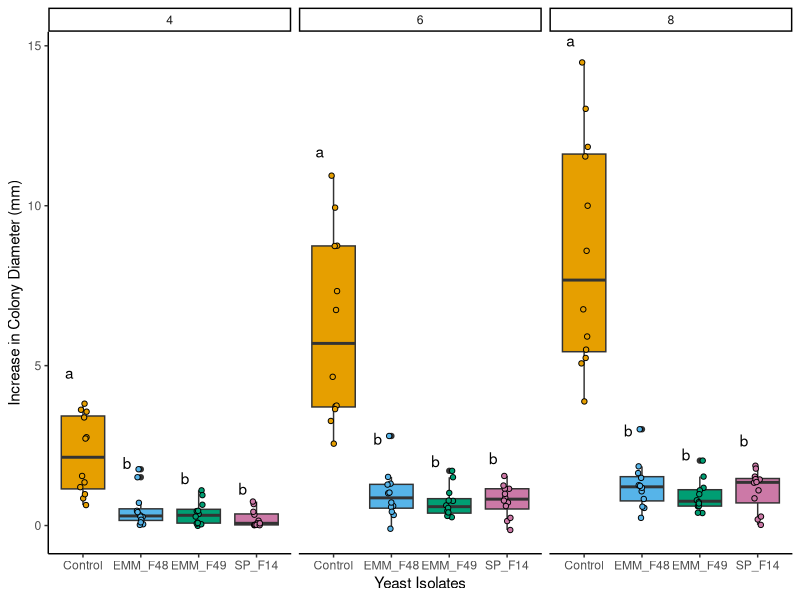
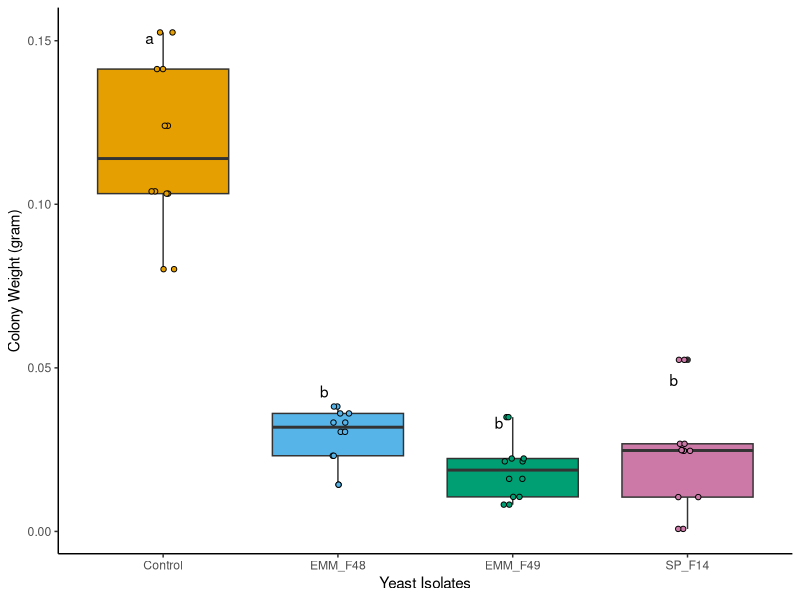
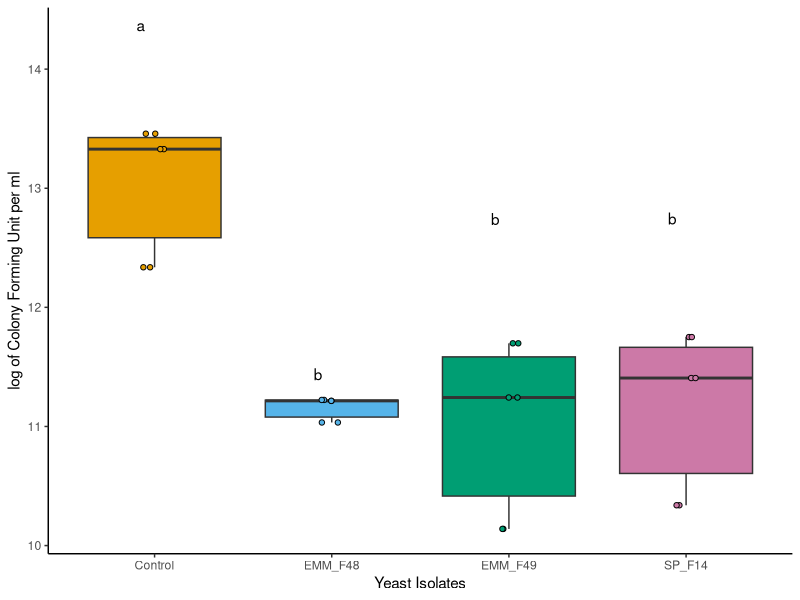
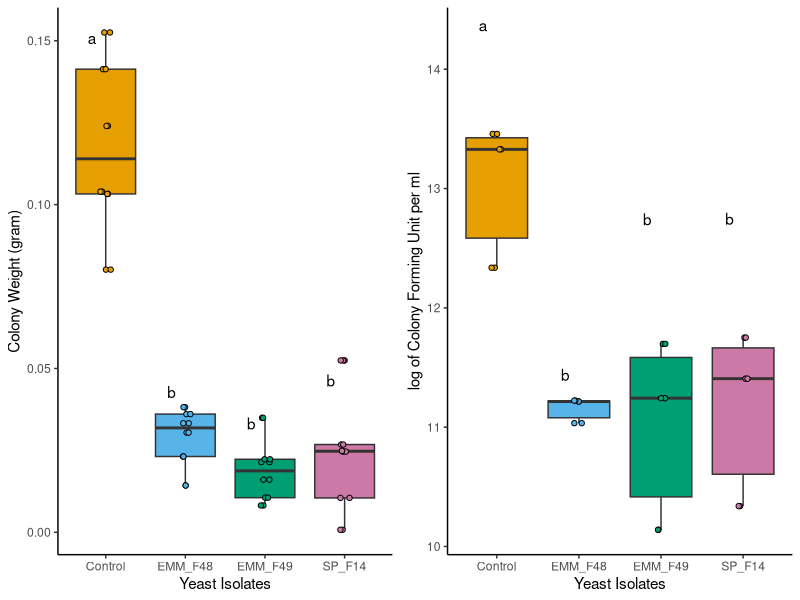
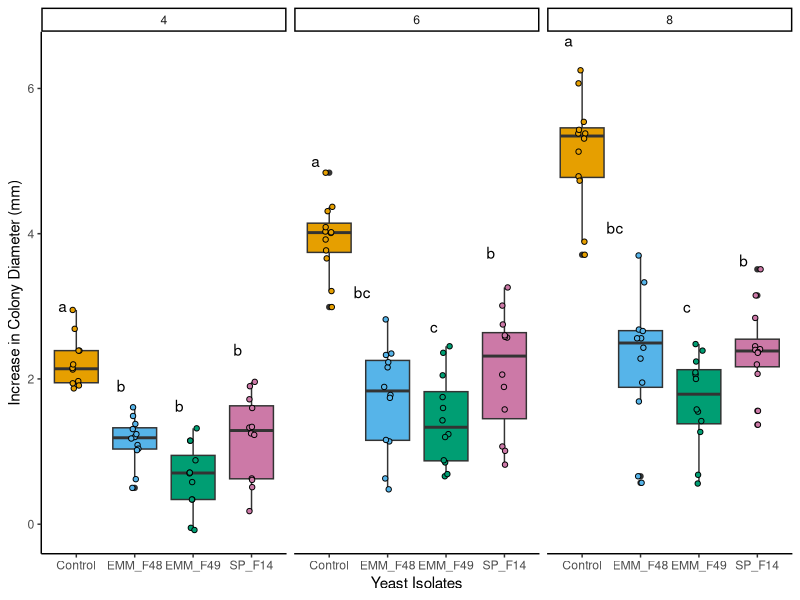
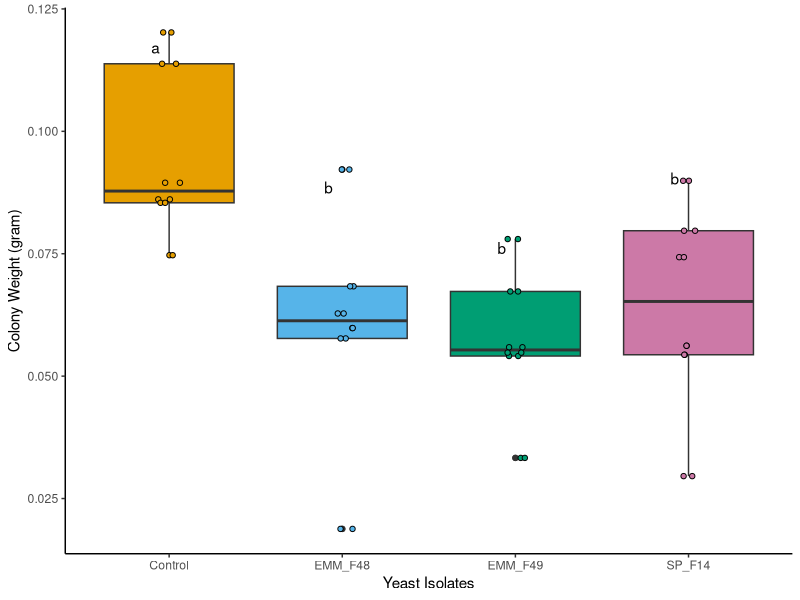
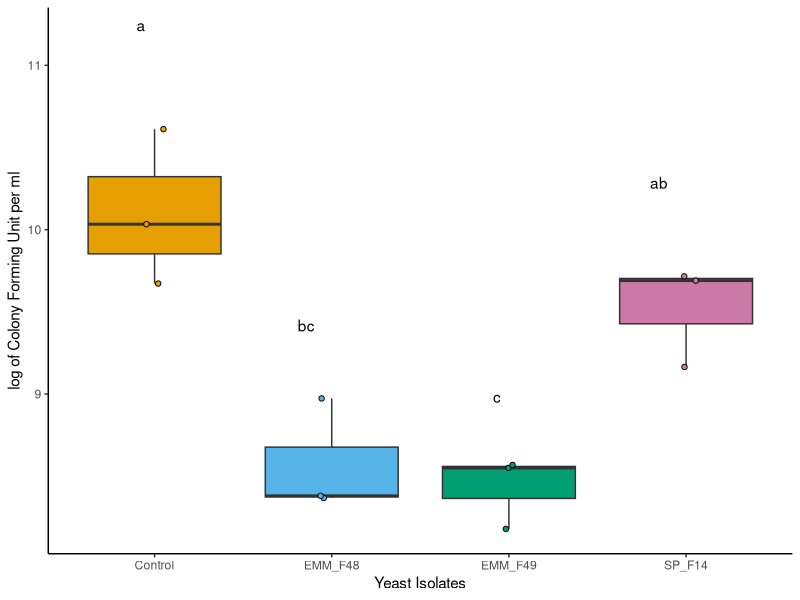
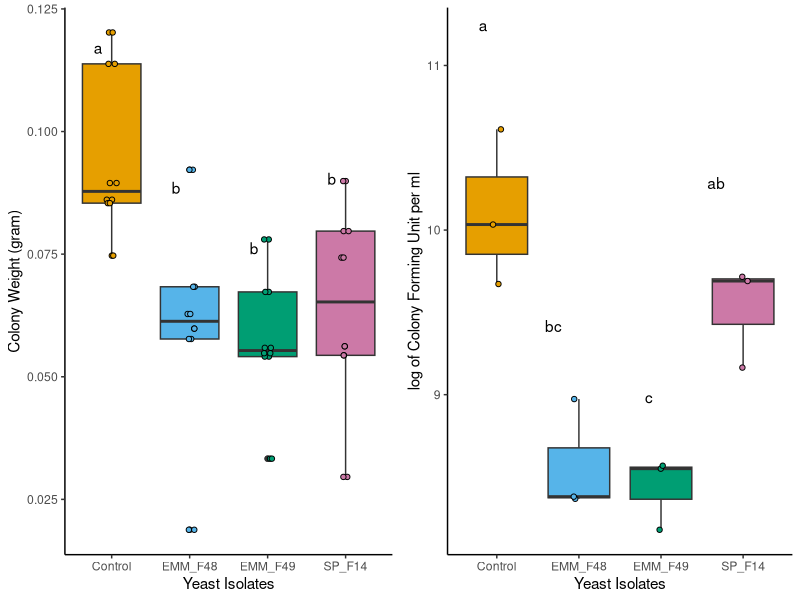

Source code (R) for these figures, in order:
## ---- chunk 1
#load the library
library(ggplot2)
library(tidyverse)
library(ggpubr)
library(rstatix)
library(emmeans)
library(multcomp)
library(multcompView)
library(dplyr)
library(tidyverse)
library(car)
## ---- chunk 2
#read data
BioRep1 <- read.csv("Splitplate/SplitPlateData/2024-09-16_SplitPlate_B52.csv", na.strings = "na")
#load the color palettes
cbbPalette <- c( "#E69F00", "#56B4E9", "#009E73", "#CC79A7")
#check the structure and see the data
str(BioRep1)
head(BioRep1)
#changing the variables into categorical data
BioRep1$Replication=as.factor(BioRep1$Replication)
BioRep1$Media=as.factor(BioRep1$Media)
BioRep1$Yeast=as.factor(BioRep1$Yeast)
BioRep1$DAI=as.factor(BioRep1$DAI)
## ---- chunk 3
#filter 1st data date and removing the 1st data since there was no growth associated with it. The data is considered to be the baseline for growth so since it violates the assumption of normality, we remove it from the analysis

filterdata1 <-BioRep1[BioRep1$Media == "YePDA"& BioRep1$DAI != 2,]
#load library
library(nlme)

#stats used for size
size1=lme(increase~Yeast*DAI, data = filterdata1,random=~1|Replication) #mixed effect model
size2=lm(increase ~ Yeast*DAI, data = filterdata1) #use simpler model
summary(size1)
anova(size1, size2) #to check if complex or simple model is better

#pairwise comparison
lsmeans.size1 <- emmeans(size1, ~ Yeast|DAI) 
# estimate lsmeans 
comp.size1 <- multcomp::cld(object = lsmeans.size1, alpha = 0.05, Letters = letters, reversed = TRUE, details = TRUE)
# contrast with Tukey ajustment 
comp.size1


# Extracting the letters for the bars
sig.diff.letters <- data.frame(comp.size1$emmeans$Yeast, 
                               comp.size1$emmeans$DAI,
                               str_trim(comp.size1$emmeans$.group))
colnames(sig.diff.letters) <- c("Yeast", 
                                "DAI",
                                "Letters")

# for plotting with letters from significance test
size1plot <- filterdata1 %>%
  group_by(Yeast, DAI) %>%
  dplyr::summarize(
    colonydiameter = mean(increase, na.rm=TRUE),
    se = sd(increase)/sqrt(3)) %>%
  left_join(sig.diff.letters) 


colonysize1 <- filterdata1 %>%
  ggplot(aes(x = Yeast, y = increase, group = Yeast, fill = Yeast)) +
  geom_boxplot()+
  geom_point(shape = 21, color = "black", position = position_jitterdodge(dodge.width = 0.9))+
   geom_text(data = size1plot, aes(label = Letters, y = colonydiameter+(3*se)), vjust = -0.75, hjust = 2) +
  ylab("Increase in Colony Diameter (mm)") +   
  xlab("Yeast Isolates") +  
    scale_fill_manual(values = cbbPalette) +
  theme(strip.text.x = element_text(size = 18, face= "italic"))+
  theme(axis.title.x = element_text(size =25, face = "bold"), axis.title.y = element_text(size = 25, face = "bold"), axis.text.x=element_text(size=20, angle= 0), axis.text.y=element_text(size=20, angle= 0))+
  theme_classic() +
  theme(legend.position = "none")+
  #ggtitle(expression(paste("Impact of Yeast on Growth of ", italic("Methylobacterium platani"), " EMM_B52 (Biological Replicate 1)"))) +
  # theme(plot.title = element_text(face = "bold", color = "Blue2", size = 12, hjust = 0.5))+
  facet_wrap(~DAI)
colonysize1
## ---- chunk 4
#filter data to avoid other data except of last day since it was detructive sample taking procedure and colony was taken out from the plate to measure the weight on the last day of data collection.

filterdata1_2 <- filterdata1 %>% 
  filter(DAI == "8" )

#stats used for colony weight
cw1=lme(colony_weight~Yeast,data = filterdata1_2, random = ~1|Replication) ##replication random effect added by Dr. Steury
summary(cw1)
Anova(cw1)
#pairwise comparision
lsmeans.cw1 <- emmeans(cw1, ~ Yeast) 

# contrast with Tukey ajustment 
comp.cw1 <- multcomp::cld(object = lsmeans.cw1, alpha = 0.05, Letters = letters, reversed = TRUE, details = TRUE)
comp.cw1

# Extracting the letters for the bars
sig.diff.letters <- data.frame(comp.cw1$emmeans$Yeast, 
                               str_trim(comp.cw1$emmeans$.group))

colnames(sig.diff.letters) <- c("Yeast", "Letters")

# for plotting with letters from significance test
weightplot <- filterdata1_2 %>%
  group_by(Yeast) %>%
  dplyr::summarize(
    colonyweight = mean(colony_weight, na.rm=TRUE),
    se = sd(colony_weight)/sqrt(3)) %>%
  left_join(sig.diff.letters) 

 colonyweightplot <- filterdata1_2 %>%
  ggplot(aes(x = Yeast, y = colony_weight, group = Yeast, fill = Yeast)) +
  geom_boxplot()+
  geom_point(shape = 21, color = "black", position = position_jitterdodge(dodge.width = 0.9))+
  geom_text(data = weightplot, aes(label = Letters, y = colonyweight+(2*se)), vjust = -0.5, hjust = 2) +
  ylab("Colony Weight (gram)") +   
  xlab("Yeast Isolates") +  
  scale_fill_manual(values = cbbPalette) +
  theme(strip.text.x = element_text(size = 18, face= "italic"))+
  theme(axis.title.x = element_text(size =25, face = "bold"), axis.title.y = element_text(size = 25, face = "bold"), axis.text.x=element_text(size=20, angle= 0), axis.text.y=element_text(size=20, angle= 0))+
  theme_classic() +
  theme(legend.position = "none")
  #ggtitle(expression(paste("Impact of Yeast on Growth of ", italic("Methylobacterium platani"), " EMM_B52"))) +
   #theme(plot.title = element_text(face = "bold", color = "Blue2", size = 12, hjust = 0.5))
colonyweightplot
## ---- chunk 5
#stats used for colony forming unit
cfu1=lme(log10(CFU)~Yeast,data = filterdata1_2, random = ~1|Replication, na.action = na.omit) 
summary(cfu1)
Anova(cfu1)
#pairwise comparision
lsmeans.cfu1 <- emmeans(cfu1, ~ Yeast) ###interaction added by Dr. Steury
#emmeans(cfu,pairwise~Yeast) ##added by Dr. steury
# estimate lsmeans 
comp.cfu1 <- multcomp::cld(object = lsmeans.cfu1, alpha = 0.05, Letters = letters, reversed = TRUE, details = TRUE)
# contrast with Tukey ajustment 
comp.cfu1


# Extracting the letters for the bars
sig.diff.letters <- data.frame(comp.cfu1$emmeans$Yeast, 
                               str_trim(comp.cfu1$emmeans$.group))

colnames(sig.diff.letters) <- c("Yeast", "Letters")

# for plotting with letters from significance test
cfu1plot <- filterdata1_2 %>%
  filter(Replication %in% c(1:3)) %>% 
  group_by(Yeast) %>%
  dplyr::summarize(
    cfu1 = mean(log10(CFU), na.rm=TRUE),
    se = sd(log10(CFU))/sqrt(3)) %>%
  left_join(sig.diff.letters) 

 
CFU1PLOT <- filterdata1 %>%
  subset(Media=="YePDA") %>%
  #subset(Yeast %in% c("Control", "SP_F14","EMM_F3", "EMM_F34")) %>%
  ggplot(aes(x = Yeast, y = log10(CFU), group = Yeast, fill = Yeast)) +
  geom_boxplot()+
  geom_point(shape = 21, color = "black", position = position_jitterdodge(dodge.width = 0.9))+
  geom_text(data = cfu1plot, aes(label = Letters, y = cfu1+(4*se)), vjust = -0.1, hjust = 2) +
  ylab("log of Colony Forming Unit per ml") +   
  xlab("Yeast Isolates") +  
  scale_fill_manual(values = cbbPalette) +
  theme(strip.text.x = element_text(size = 18, face= "italic"))+
  theme(axis.title.x = element_text(size =25, face = "bold"), axis.title.y = element_text(size = 25, face = "bold"), axis.text.x=element_text(size=10, angle= 0), axis.text.y=element_text(size=20, angle= 0))+
  theme_classic() +
  theme(legend.position = "none")
  #ggtitle("Impact of Yeast on Growth of Methylobacterium platani EMM_B52") +
  #theme(plot.title = element_text(hjust = 0.5))
CFU1PLOT
## ---- chunk 6
#combining similar dataset plots into one
cw1andcfu1 <- ggarrange(colonyweightplot, CFU1PLOT, nrow = 1, ncol = 2, common.legend = F)
  
#cw1andcfu1 <- annotate_figure(cw1andcfu1, top = text_grob(expression(paste("Impact of Yeast on Growth of ", italic("Methylobacterium platani"), " EMM_B52 (Biological  Replicate 1)")), color = "Blue2", size = 12, face = "bold", hjust = 0.5))
cw1andcfu1
## ---- chunk 7
#read data
BioRep2 <- read.csv("Splitplate/SplitPlateData/2024-11-11_SplitPlate_B52-1.csv", na.strings = "na")
#load the color palettes
cbbPalette <- c( "#E69F00", "#56B4E9", "#009E73", "#CC79A7")
#check the structure and see the data
str(BioRep2)
head(BioRep2)
#changing the variable into categorical data
BioRep2$Replication=as.factor(BioRep2$Replication)
BioRep2$Yeast=as.factor(BioRep2$Yeast)
BioRep2$DAI=as.factor(BioRep2$DAI)
## ---- chunk 8
#removing the 1st data since there was no growth associated with it
#the data is considered to be the baseline for growth so since it violates the assumption of normality, we remove it from the analysis. For this Day 10 data was also collected. Thus, for consistency, we remove the data for visualization and analysis.
filterdata2 <-BioRep2 %>% 
filter(DAI != "2", DAI != "10")

#load library
library(nlme)
#stats used for size
size2=lme(increase~Yeast*DAI,data = filterdata2,random=~1|Replication) ##replication random effect added by Dr. Steury
summary(size2)
anova(size2)
#pairwise comparision
lsmeans.size2 <- emmeans(size2, ~ Yeast|DAI) ###interaction added by Dr. Steury
#emmeans(size,pairwise~Yeast) ##added by Dr. steury
# estimate lsmeans 
comp.size2 <- multcomp::cld(object = lsmeans.size2, alpha = 0.05, Letters = letters, reversed = TRUE, details = TRUE)
# contrast with Tukey ajustment 
comp.size2


# Extracting the letters for the bars
sig.diff.letters <- data.frame(comp.size2$emmeans$Yeast, 
                               comp.size2$emmeans$DAI,
                               str_trim(comp.size2$emmeans$.group))
colnames(sig.diff.letters) <- c("Yeast", 
                                "DAI",
                                "Letters")

# for plotting with letters from significance test
size2plot <- filterdata2 %>%
  group_by(Yeast, DAI) %>%
  dplyr::summarize(
    colonydiameter = mean(increase, na.rm=TRUE),
    se = sd(increase)/sqrt(3)) %>%
  left_join(sig.diff.letters) 


colonysize2 <- filterdata2 %>%
  ggplot(aes(x = Yeast, y = increase, group = Yeast, fill = Yeast)) +
  geom_boxplot()+
  geom_point(shape = 21, color = "black", position = position_jitterdodge(dodge.width = 0.9))+
   geom_text(data = size2plot, aes(label = Letters, y = colonydiameter+(3*se)), vjust = -0.75, hjust = 2) +
  ylab("Increase in Colony Diameter (mm)") +   
  xlab("Yeast Isolates") +  
    scale_fill_manual(values = cbbPalette) +
  theme(strip.text.x = element_text(size = 18, face= "italic"))+
  theme(axis.title.x = element_text(size =25, face = "bold"), axis.title.y = element_text(size = 25, face = "bold"), axis.text.x=element_text(size=20, angle= 0), axis.text.y=element_text(size=20, angle= 0))+
  theme_classic() +
  theme(legend.position = "none")+
  #ggtitle(expression(paste("Impact of Yeast on Growth of ", italic("Methylobacterium platani"), " EMM_B52 (Biological Replicate 2)"))) +
   #theme(plot.title = element_text(face = "bold", color = "Blue2", size = 12, hjust = 0.5))+
  facet_wrap(~DAI)
colonysize2
## ---- chunk 9
#filter data to avoid other data except 
filterdata2_2 <- BioRep2 %>% 
  filter(DAI == "10" )

#stats used for colony weight
cw2=lme(colony_weight~Yeast,data = filterdata2_2, random = ~1|Replication) 
summary(cw2)
Anova(cw2)
#pairwise comparision
lsmeans.cw2 <- emmeans(cw2, ~ Yeast) 

# contrast with Tukey ajustment 
comp.cw2 <- multcomp::cld(object = lsmeans.cw2, alpha = 0.05, Letters = letters, reversed = TRUE, details = TRUE)

comp.cw2

# Extracting the letters for the bars
sig.diff.letters <- data.frame(comp.cw2$emmeans$Yeast, 
                               str_trim(comp.cw2$emmeans$.group))

colnames(sig.diff.letters) <- c("Yeast", "Letters")

# for plotting with letters from significance test
weightplot <- filterdata2_2 %>%
  group_by(Yeast) %>%
  dplyr::summarize(
    colonyweight = mean(colony_weight, na.rm=TRUE),
    se = sd(colony_weight)/sqrt(3)) %>%
  left_join(sig.diff.letters) 

 colonyweightplot2 <- filterdata2_2 %>%
  ggplot(aes(x = Yeast, y = colony_weight, group = Yeast, fill = Yeast)) +
  geom_boxplot()+
  geom_point(shape = 21, color = "black", position = position_jitterdodge(dodge.width = 0.9))+
  geom_text(data = weightplot, aes(label = Letters, y = colonyweight+(2*se)), vjust = -0.5, hjust = 2) +
  ylab("Colony Weight (gram)") +   
  xlab("Yeast Isolates") +  
  scale_fill_manual(values = cbbPalette) +
  theme(strip.text.x = element_text(size = 18, face= "italic"))+
  theme(axis.title.x = element_text(size =25, face = "bold"), axis.title.y = element_text(size = 25, face = "bold"), axis.text.x=element_text(size=20, angle= 0), axis.text.y=element_text(size=20, angle= 0))+
  theme_classic() +
  theme(legend.position = "none")
colonyweightplot2
## ---- chunk 10
#stats used for colony forming unit
cfu2=lme(log10(CFU)~Yeast,data = filterdata2_2, random = ~1|Replication, na.action = na.omit) 
summary(cfu2)
Anova(cfu2)
#pairwise comparision
lsmeans.cfu2 <- emmeans(cfu2, ~ Yeast) ###interaction added by Dr. Steury
#emmeans(cfu,pairwise~Yeast) ##added by Dr. steury
# estimate lsmeans 
comp.cfu2 <- multcomp::cld(object = lsmeans.cfu2, alpha = 0.05, Letters = letters, reversed = TRUE, details = TRUE)
# contrast with Tukey ajustment 
comp.cfu2


# Extracting the letters for the bars
sig.diff.letters <- data.frame(comp.cfu2$emmeans$Yeast, 
                               str_trim(comp.cfu2$emmeans$.group))

colnames(sig.diff.letters) <- c("Yeast", "Letters")

# for plotting with letters from significance test
cfu2plot <- filterdata2_2 %>%
  na.omit() %>% 
  group_by(Yeast) %>%
  dplyr::summarize(
    cfu2 = mean(log10(CFU), na.rm=TRUE),
    se = sd(log10(CFU))/sqrt(3)) %>%
  left_join(sig.diff.letters) 

 
CFU2PLOT <- filterdata2_2 %>%
  ggplot(aes(x = Yeast, y = log10(CFU), group = Yeast, fill = Yeast)) +
  geom_boxplot()+
  geom_point(shape = 21, color = "black", position = position_jitterdodge(dodge.width = 0.9))+
  geom_text(data = cfu2plot, aes(label = Letters, y = cfu2+(4*se)), vjust = -0.1, hjust = 2) +
  ylab("log of Colony Forming Unit per ml") +   
  xlab("Yeast Isolates") +  
  scale_fill_manual(values = cbbPalette) +
  theme(strip.text.x = element_text(size = 18, face= "italic"))+
  theme(axis.title.x = element_text(size =25, face = "bold"), axis.title.y = element_text(size = 25, face = "bold"), axis.text.x=element_text(size=10, angle= 0), axis.text.y=element_text(size=20, angle= 0))+
  theme_classic() +
  theme(legend.position = "none")
CFU2PLOT
## ---- chunk 11
#combining similar dataset plots into one
cw2andcfu2 <- ggarrange(colonyweightplot2, CFU2PLOT, nrow = 1, ncol = 2, common.legend = F)
  
#cw2andcfu2 <- annotate_figure(cw2andcfu2, top = text_grob(expression(paste("Impact of Yeast on Growth of ", italic("Methylobacterium platani"), " EMM_B52 (Biological Replicate 2)")), color = "Blue2", size = 12, face = "bold", hjust = 0.5))
cw2andcfu2
